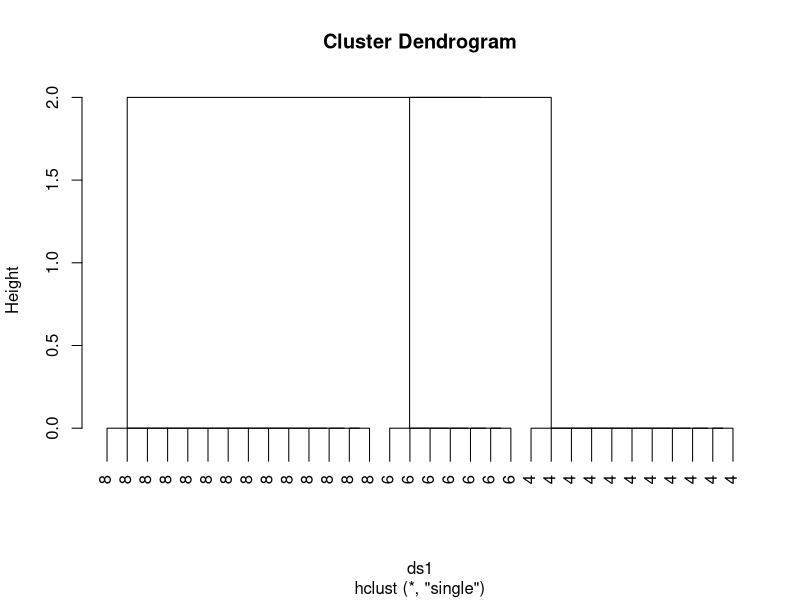
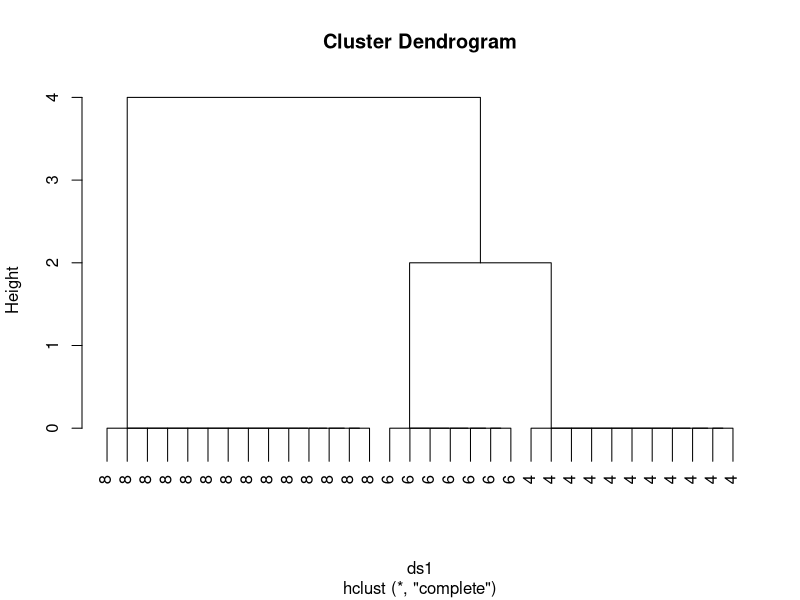
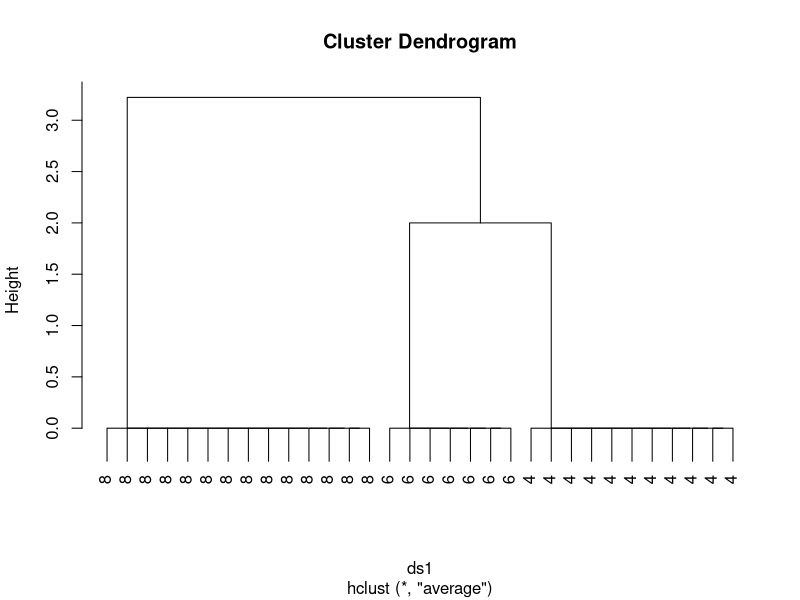
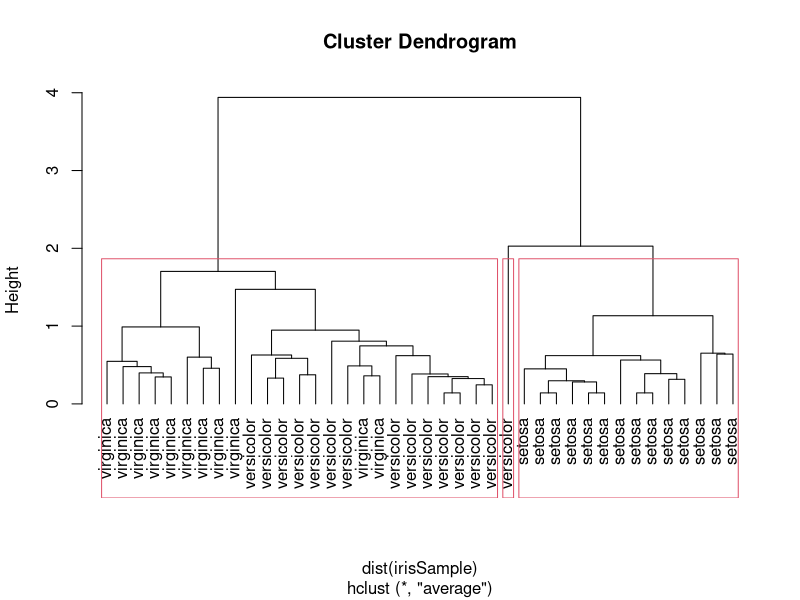

Write the R code that produced these figures, in order.
head(mtcars)
#---------Distance with numerical values----------------
numeric_frame<-data.frame(mtcars[,1:3])
?dist
dist(numeric_frame)
table(mtcars$cyl)
#---------Distance with ordinal values--------------------
ordinal_frame<-data.frame(mtcars[,1:3])
ordinal_frame1<-ordered(ordinal_frame$cyl,levels= c("4","6","8"))
View(ordinal_frame1)
library(cluster)
?daisy
daisy(as.data.frame(ordinal_frame1))
#---------Distance with nominal values---------------------------
nominal_frame<-data.frame(mtcars[,1:4])
nominal_frame1<-ordered(nominal_frame$cyl,levels= c("4","6","8"))
print(nominal_frame1)
library(cluster)
?daisy
daisy(as.data.frame(nominal_frame1))
#---------Distance with binary and mixed attributes -----------------
binary_frame<-data.frame(mtcars[,1:9])
binary_frame1<-ordered(binary_frame$am,levels=c("1","0"))
print(binary_frame1)
library(cluster)
?daisy
daisy(as.data.frame(binary_frame1))

#---------Hierarchical clustering with 3 different values for number -----------------

nominal_frame$cyl<-NULL
ds1<-dist(as.data.frame(nominal_frame1));

hc1<-hclust(ds1, method="single")
plot(hc1,labels=mtcars$cyl)

hc2<-hclust(ds1, method="complete")
plot(hc2,labels=mtcars$cyl)

hc3<-hclust(ds1, method="average")
plot(hc3,labels=mtcars$cyl)


#---------Hierarchical clustering with 3 different values for Mixed Attribute --------------

idx <- sample(1:dim(iris)[1], 40) 
irisSample <- iris[idx,] 
irisSample$Species <- NULL 
hc <- hclust(dist(irisSample), method="ave")

plot(hc, hang = -1, labels=iris$Species[idx]) 
# cut tree into 3 clusters 
rect.hclust(hc, k=3) 
groups <- cutree(hc, k=3)